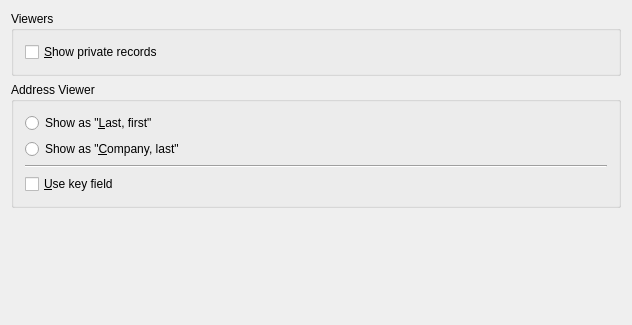
<ui version="4.0" >
 <author>Jason Kasper</author>
 <comment>A tabWidget for configuring
KPilot's settings.</comment>
 <class>ViewersConfigWidget</class>
 <widget class="QWidget" name="ViewersConfigWidget" >
  <property name="geometry" >
   <rect>
    <x>0</x>
    <y>0</y>
    <width>628</width>
    <height>325</height>
   </rect>
  </property>
  <property name="windowTitle" >
   <string>KPilot Options</string>
  </property>
  <layout class="QGridLayout" >
   <item row="0" column="0" >
    <widget class="Q3GroupBox" name="groupBox2" >
     <property name="title" >
      <string>Viewers</string>
     </property>
     <layout class="QVBoxLayout" >
      <item>
       <widget class="QCheckBox" name="fUseSecret" >
        <property name="whatsThis" >
         <string>&lt;qt>Check this box to display in the internal viewers records that are marked &amp;quot;Private&amp;quot; in the Pilot.&lt;/qt></string>
        </property>
        <property name="text" >
         <string>&amp;Show private records</string>
        </property>
       </widget>
      </item>
     </layout>
    </widget>
   </item>
   <item row="1" column="0" >
    <widget class="Q3ButtonGroup" name="fAddressGroup" >
     <property name="title" >
      <string>Address Viewer</string>
     </property>
     <layout class="QGridLayout" >
      <item row="0" column="0" >
       <widget class="QRadioButton" name="fNormalDisplay" >
        <property name="whatsThis" >
         <string>&lt;qt>Select this option to display addresses in the internal address viewer sorted by last name, first name.&lt;/qt></string>
        </property>
        <property name="text" >
         <string>Show as "&amp;Last, first"</string>
        </property>
       </widget>
      </item>
      <item row="1" column="0" >
       <widget class="QRadioButton" name="fCompanyDisplay" >
        <property name="whatsThis" >
         <string>&lt;qt>Select this option to display addresses in the internal address viewer sorted by company name, last name.&lt;/qt></string>
        </property>
        <property name="text" >
         <string>Show as "&amp;Company, last"</string>
        </property>
       </widget>
      </item>
      <item row="2" column="0" >
       <widget class="Line" name="line1" >
        <property name="frameShape" >
         <enum>QFrame::HLine</enum>
        </property>
        <property name="frameShadow" >
         <enum>QFrame::Sunken</enum>
        </property>
       </widget>
      </item>
      <item row="3" column="0" >
       <widget class="QCheckBox" name="fUseKeyField" >
        <property name="whatsThis" >
         <string>&lt;qt>Check this box to combine all entries with the same last name in the internal address viewer.&lt;/qt></string>
        </property>
        <property name="text" >
         <string>&amp;Use key field</string>
        </property>
       </widget>
      </item>
     </layout>
    </widget>
   </item>
   <item row="2" column="0" >
    <spacer>
     <property name="orientation" >
      <enum>Qt::Vertical</enum>
     </property>
     <property name="sizeType" >
      <enum>QSizePolicy::Expanding</enum>
     </property>
     <property name="sizeHint" >
      <size>
       <width>610</width>
       <height>71</height>
      </size>
     </property>
    </spacer>
   </item>
  </layout>
 </widget>
 <layoutdefault spacing="6" margin="11" />
 <pixmapfunction>qPixmapFromMimeSource</pixmapfunction>
 <customwidgets>
  <customwidget>
   <class>Q3GroupBox</class>
   <extends>QGroupBox</extends>
   <header>Qt3Support/Q3GroupBox</header>
   <container>1</container>
  </customwidget>
  <customwidget>
   <class>Q3ButtonGroup</class>
   <extends>Q3GroupBox</extends>
   <header>Qt3Support/Q3ButtonGroup</header>
   <container>1</container>
  </customwidget>
 </customwidgets>
 <includes/>
 <resources/>
 <connections/>
</ui>
